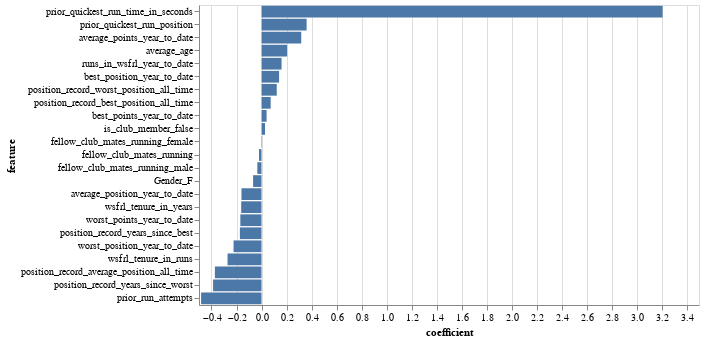

Source (notebook cell):
### Code cell
display_feature_coefficients(logistic_regression_classifier, all_feature_columns)

### Figure 1 — Vega-Lite specification as saved in the notebook (floating-point values rounded to 4 significant figures)
{"config": {"view": {"continuousWidth": 300, "continuousHeight": 300}}, "data": {"name": "data-b2362f9e9b67f7ecb45fd3226da3c578"}, "mark": {"type": "bar"}, "encoding": {"x": {"field": "coefficient", "type": "quantitative"}, "y": {"field": "feature", "sort": "-x", "type": "nominal"}}, "height": 300, "width": 500, "$schema": "https://vega.github.io/schema/vega-lite/v5.20.1.json", "datasets": {"data-b2362f9e9b67f7ecb45fd3226da3c578": [{"feature": "prior_quickest_run_time_in_seconds", "coefficient": 3.209}, {"feature": "prior_quickest_run_position", "coefficient": 0.3608}, {"feature": "average_points_year_to_date", "coefficient": 0.3179}, {"feature": "average_age", "coefficient": 0.2049}, {"feature": "runs_in_wsfrl_year_to_date", "coefficient": 0.1605}, {"feature": "best_position_year_to_date", "coefficient": 0.1407}, {"feature": "position_record_worst_position_all_time", "coefficient": 0.122}, {"feature": "position_record_best_position_all_time", "coefficient": 0.07343}, {"feature": "best_points_year_to_date", "coefficient": 0.04074}, {"feature": "is_club_member_false", "coefficient": 0.02798}, {"feature": "fellow_club_mates_running_female", "coefficient": -0.003441}, {"feature": "fellow_club_mates_running", "coefficient": -0.02023}, {"feature": "fellow_club_mates_running_male", "coefficient": -0.03321}, {"feature": "Gender_F", "coefficient": -0.06719}, {"feature": "average_position_year_to_date", "coefficient": -0.1602}, {"feature": "wsfrl_tenure_in_years", "coefficient": -0.1625}, {"feature": "worst_points_year_to_date", "coefficient": -0.1692}, {"feature": "position_record_years_since_best", "coefficient": -0.173}, {"feature": "worst_position_year_to_date", "coefficient": -0.2237}, {"feature": "wsfrl_tenure_in_runs", "coefficient": -0.2715}, {"feature": "position_record_average_position_all_time", "coefficient": -0.3728}, {"feature": "position_record_years_since_worst", "coefficient": -0.3874}, {"feature": "prior_run_attempts", "coefficient": -0.4831}]}}
